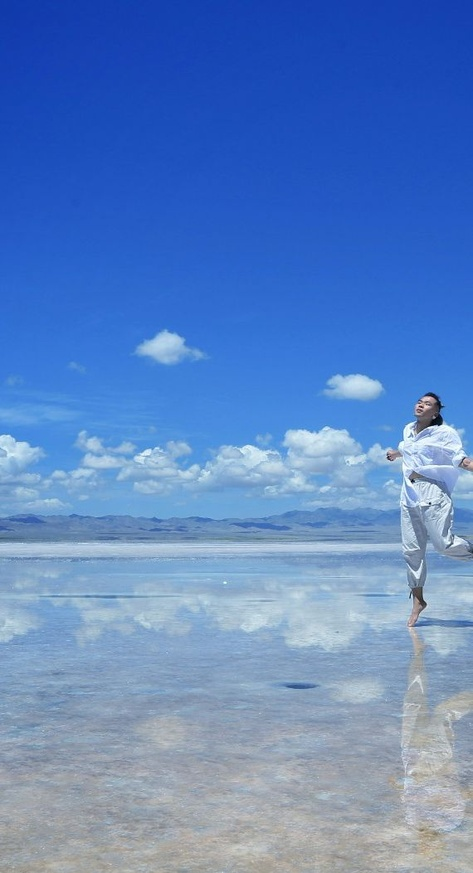
#> input picture pictures/foto3.jpg, 473 x 873 px, shrunk from 570 x 1053 before the run
$ jupyter execute main2.ipynb
#> lines starting #> are read from the running program, lines starting #| are printed output that depends on the picture
[cell 1]
import cv2
import numpy as np

[cell 2]
def calcular_homografia(img1, img2):
    # Convertir las imágenes a escala de grises
    gray1 = cv2.cvtColor(img1, cv2.COLOR_BGR2GRAY)
    gray2 = cv2.cvtColor(img2, cv2.COLOR_BGR2GRAY)

    # Inicializar el detector ORB
    orb = cv2.ORB_create()

    # Encontrar los puntos clave y descriptores para ambas imágenes
    kp1, des1 = orb.detectAndCompute(gray1, None)
    kp2, des2 = orb.detectAndCompute(gray2, None)

    # Establecer el algoritmo de coincidencia de puntos
    matcher = cv2.DescriptorMatcher_create(cv2.DescriptorMatcher_BRUTEFORCE_HAMMING)

    # Realizar la correspondencia de características
    matches = matcher.match(des1, des2)

    # Ordenar los emparejamientos según su distancia
    matches = sorted(matches, key=lambda x: x.distance)

    # Seleccionar los mejores emparejamientos
    good_matches = matches[:50]

    # Extraer los puntos correspondientes de los buenos emparejamientos
    src_pts = np.float32([kp1[m.queryIdx].pt for m in good_matches]).reshape(-1, 1, 2)
    dst_pts = np.float32([kp2[m.trainIdx].pt for m in good_matches]).reshape(-1, 1, 2)

    # Estimar la homografía usando RANSAC
    H, _ = cv2.findHomography(src_pts, dst_pts, cv2.RANSAC, 5.0)

    return H

# Cargar las imágenes
img1 = cv2.imread('pictures/foto3.jpg')
#> img1 is the input picture: shape (873, 473, 3); mean B, G, R 194.8, 132.3, 93.3
img2 = cv2.imread('pictures/foto2.jpg')
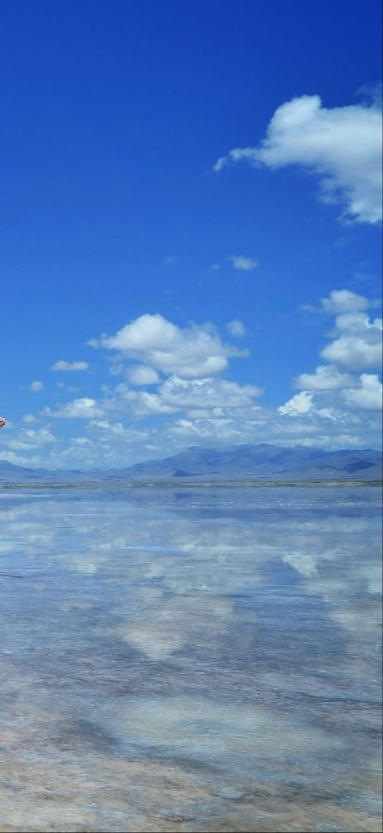
#> input picture pictures/foto2.jpg, 383 x 833 px, shrunk from 462 x 1005 before the run
#> img2 is the input picture: shape (833, 383, 3); mean B, G, R 184.2, 127.8, 89.1
img3 = cv2.imread('pictures/foto1.jpg')
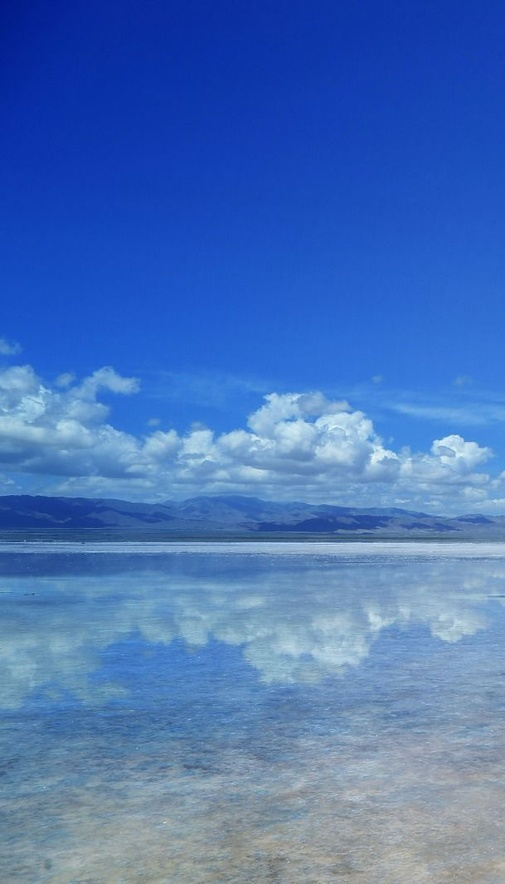
#> input picture pictures/foto1.jpg, 505 x 884 px, shrunk from 609 x 1066 before the run
#> img3 is the input picture: shape (884, 505, 3); mean B, G, R 184.8, 115.3, 73.3

# Calcular las homografías entre pares de imágenes
H12 = calcular_homografia(img1, img2)
#> in calcular_homografia, `kp1, des1 = orb.detectAndCompute(gray1, None)`: kp1 = 496 keypoints; strongest (x, y, size): (413, 481, 31), (440, 424, 31), (429, 503, 31), (427, 504, 31)
#> in calcular_homografia, `kp2, des2 = orb.detectAndCompute(gray2, None)`: kp2 = 462 keypoints; strongest (x, y, size): (317, 97, 64.3), (316, 97, 53.6), (318, 100, 53.6), (315, 96, 44.6)
#> in calcular_homografia, `matches = matcher.match(des1, des2)`: matches = 496 matches
#> in calcular_homografia, `good_matches = matches[:50]`: good_matches = 50 matches
#> in calcular_homografia, `src_pts = np.float32([kp1[m.queryIdx].pt for m in good_matches]).resha..`: src_pts = 50 rows, first 8: [327.6, 385.7], [344.2, 375.3], [141.8, 348.4], [292.4, 435.5], [330.9, 380.7], [140.3, 349.4], [143.1, 348.4], [138.9, 350.4]
#> in calcular_homografia, `dst_pts = np.float32([kp2[m.trainIdx].pt for m in good_matches]).resha..`: dst_pts = 50 rows, first 8: [90, 342], [332.6, 292.3], [90, 342], [111.1, 340.4], [90, 342], [277.7, 107.5], [90, 342], [90, 342]
#> in calcular_homografia, `H, _ = cv2.findHomography(src_pts, dst_pts, cv2.RANSAC, 5.0)`: H = [[0.185, -0.544, 156.2], [0.364, -1.09, 315.1], [0.00116, -0.00345, 1]]
#> H12 has the same summary as H in calcular_homografia
H23 = calcular_homografia(img2, img3)
#> in calcular_homografia (call 2), `gray2 = cv2.cvtColor(img2, cv2.COLOR_BGR2GRAY)`:
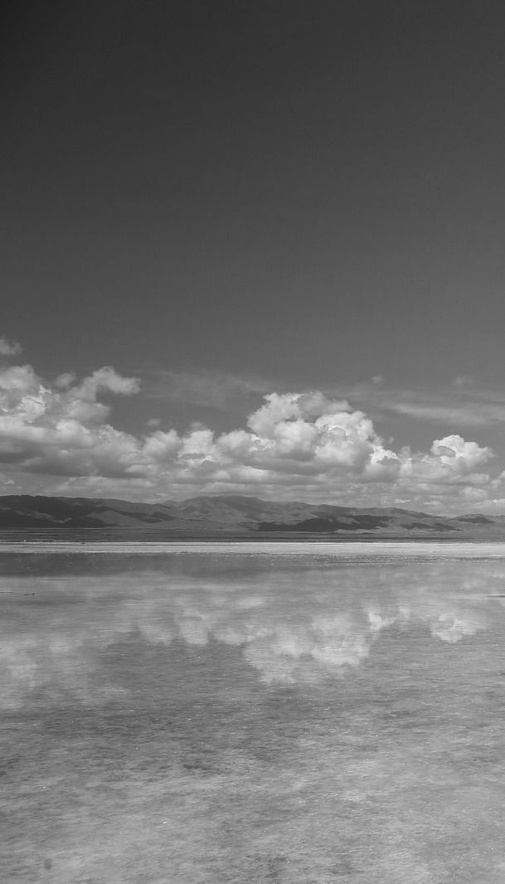
#> gray2: shape (884, 505); min 30, max 245, mean 110.7
#> in calcular_homografia (call 2), `kp1, des1 = orb.detectAndCompute(gray1, None)`: kp1 has the same summary as kp2
#> in calcular_homografia (call 2), `kp2, des2 = orb.detectAndCompute(gray2, None)`: kp2 = 500 keypoints; strongest (x, y, size): (376, 448, 92.6), (465, 441, 31), (436, 440, 37.2), (434, 441, 31)
#> in calcular_homografia (call 2), `matches = matcher.match(des1, des2)`: matches = 462 matches
#> in calcular_homografia (call 2), `src_pts = np.float32([kp1[m.queryIdx].pt for m in good_matches]).resha..`: src_pts = 50 rows, first 8: [103.7, 334.1], [319.2, 366], [103.7, 333.5], [266.1, 134.8], [284.4, 559.2], [303.8, 391.7], [103.7, 333.8], [284, 559]
#> in calcular_homografia (call 2), `dst_pts = np.float32([kp2[m.trainIdx].pt for m in good_matches]).resha..`: dst_pts = 50 rows, first 8: [274, 393], [315, 451], [274, 393], [293, 417], [385.2, 444.9], [296.6, 396], [273.6, 393.6], [385.2, 450.9]
#> in calcular_homografia (call 2), `H, _ = cv2.findHomography(src_pts, dst_pts, cv2.RANSAC, 5.0)`: H = [[-0.484, -0.368, 306.5], [-0.602, -0.441, 401.7], [-0.00159, -0.00104, 1]]
#> H23 has the same summary as H in calcular_homografia

# Verificar si las homografías se calcularon correctamente
if H12 is not None and H23 is not None:
    # Aplicar la homografía para hacer warping de las imágenes
    height, width = img1.shape[:2]
#> height = 873; width = 473
    warped_img2 = cv2.warpPerspective(img2, H12, (width, height))
    warped_img3 = cv2.warpPerspective(img3, np.dot(H23, H12), (width, height))

    # Fusionar las imágenes usando blending
    result = cv2.addWeighted(img1, 0.5, warped_img2, 0.5, 0)
    result = cv2.addWeighted(result, 0.5, warped_img3, 0.5, 0)

    # Mostrar la imagen resultante
    cv2.imshow('Panoramic Image', result)
    cv2.waitKey(0)
    cv2.destroyAllWindows()
else:
    print("No se pudieron calcular las homografías correctamente.")

[cell 3]
import cv2
import numpy as np

def calcular_homografia(img1, img2):
    # Convertir las imágenes a escala de grises
    gray1 = cv2.cvtColor(img1, cv2.COLOR_BGR2GRAY)
    gray2 = cv2.cvtColor(img2, cv2.COLOR_BGR2GRAY)

    # Inicializar el detector ORB
    orb = cv2.ORB_create()

    # Encontrar los puntos clave y descriptores para ambas imágenes
    kp1, des1 = orb.detectAndCompute(gray1, None)
    kp2, des2 = orb.detectAndCompute(gray2, None)
#> kp2 = 462 keypoints; strongest (x, y, size): (317, 97, 64.3), (316, 97, 53.6), (318, 100, 53.6), (315, 96, 44.6)

    # Establecer el algoritmo de coincidencia de puntos
    matcher = cv2.DescriptorMatcher_create(cv2.DescriptorMatcher_BRUTEFORCE_HAMMING)

    # Realizar la correspondencia de características
    matches = matcher.match(des1, des2)
#> matches = 496 matches

    # Ordenar los emparejamientos según su distancia
    matches = sorted(matches, key=lambda x: x.distance)

    # Seleccionar los mejores emparejamientos
    good_matches = matches[:100]
#> good_matches = 100 matches

    # Extraer los puntos correspondientes de los buenos emparejamientos
    src_pts = np.float32([kp1[m.queryIdx].pt for m in good_matches]).reshape(-1, 1, 2)
#> src_pts = 100 rows, first 8: [327.6, 385.7], [344.2, 375.3], [141.8, 348.4], [292.4, 435.5], [330.9, 380.7], [140.3, 349.4], [143.1, 348.4], [138.9, 350.4]
    dst_pts = np.float32([kp2[m.trainIdx].pt for m in good_matches]).reshape(-1, 1, 2)
#> dst_pts = 100 rows, first 8: [90, 342], [332.6, 292.3], [90, 342], [111.1, 340.4], [90, 342], [277.7, 107.5], [90, 342], [90, 342]

    # Estimar la homografía usando RANSAC
    H, _ = cv2.findHomography(src_pts, dst_pts, cv2.RANSAC, 5.0)
#> H = [[0.0456, -0.755, 270.7], [0.0532, -0.407, 133.5], [0.000294, -0.00292, 1]]

    return H

# Cargar las imágenes
img1 = cv2.imread('pictures/foto3.jpg')
img2 = cv2.imread('pictures/foto2.jpg')
img3 = cv2.imread('pictures/foto1.jpg')

# Calcular las homografías entre pares de imágenes
H12 = calcular_homografia(img1, img2)
#> H12 has the same summary as H in calcular_homografia
H23 = calcular_homografia(img2, img3)
#> in calcular_homografia (call 2), `kp1, des1 = orb.detectAndCompute(gray1, None)`: kp1 has the same summary as kp2
#> in calcular_homografia (call 2), `kp2, des2 = orb.detectAndCompute(gray2, None)`: kp2 = 500 keypoints; strongest (x, y, size): (376, 448, 92.6), (465, 441, 31), (436, 440, 37.2), (434, 441, 31)
#> in calcular_homografia (call 2), `matches = matcher.match(des1, des2)`: matches = 462 matches
#> in calcular_homografia (call 2), `src_pts = np.float32([kp1[m.queryIdx].pt for m in good_matches]).resha..`: src_pts = 100 rows, first 8: [103.7, 334.1], [319.2, 366], [103.7, 333.5], [266.1, 134.8], [284.4, 559.2], [303.8, 391.7], [103.7, 333.8], [284, 559]
#> in calcular_homografia (call 2), `dst_pts = np.float32([kp2[m.trainIdx].pt for m in good_matches]).resha..`: dst_pts = 100 rows, first 8: [274, 393], [315, 451], [274, 393], [293, 417], [385.2, 444.9], [296.6, 396], [273.6, 393.6], [385.2, 450.9]
#> in calcular_homografia (call 2), `H, _ = cv2.findHomography(src_pts, dst_pts, cv2.RANSAC, 5.0)`: H = [[-0.958, 0.0513, 272.2], [-1.38, 0.0746, 393.2], [-0.00352, 0.00019, 1]]
#> H23 has the same summary as H in calcular_homografia

# Verificar si las homografías se calcularon correctamente
if H12 is not None and H23 is not None:
    # Aplicar la homografía para hacer warping de las imágenes
    height, width = img1.shape[:2]
    warped_img2 = cv2.warpPerspective(img2, H12, (width, height))
    warped_img3 = cv2.warpPerspective(img3, np.dot(H23, H12), (width, height))

    # Fusionar las imágenes usando blending
    result = cv2.addWeighted(img1, 0.5, warped_img2, 0.5, 0)
    result = cv2.addWeighted(result, 0.5, warped_img3, 0.5, 0)

    # Mostrar la imagen resultante
    cv2.imshow('Panoramic Image', result)
    cv2.waitKey(0)
    cv2.destroyAllWindows()
else:
    print("No se pudieron calcular las homografías correctamente.")

[cell 4]
import cv2
import numpy as np

def calcular_homografias(img1, img2, img3):
    # Convertir las imágenes a escala de grises
    gray1 = cv2.cvtColor(img1, cv2.COLOR_BGR2GRAY)
    gray2 = cv2.cvtColor(img2, cv2.COLOR_BGR2GRAY)
    gray3 = cv2.cvtColor(img3, cv2.COLOR_BGR2GRAY)

    # Inicializar el detector ORB
    orb = cv2.ORB_create()

    # Encontrar los puntos clave y descriptores para ambas imágenes
    kp1, des1 = orb.detectAndCompute(gray1, None)
    kp2, des2 = orb.detectAndCompute(gray2, None)
    kp3, des3 = orb.detectAndCompute(gray3, None)

    # Establecer el algoritmo de coincidencia de puntos
    matcher = cv2.DescriptorMatcher_create(cv2.DescriptorMatcher_BRUTEFORCE_HAMMING)

    # Calcular las homografías entre pares de imágenes
    H12 = calcular_homografia(kp1, des1, kp2, des2, matcher)
    H23 = calcular_homografia(kp2, des2, kp3, des3, matcher)

    return H12, H23

def calcular_homografia(kp1, des1, kp2, des2, matcher):
    # Realizar la correspondencia de características
    matches = matcher.match(des1, des2)

    # Ordenar los emparejamientos según su distancia
    matches = sorted(matches, key=lambda x: x.distance)

    # Seleccionar los mejores emparejamientos
    good_matches = matches[:100]

    # Extraer los puntos correspondientes de los buenos emparejamientos
    src_pts = np.float32([kp1[m.queryIdx].pt for m in good_matches]).reshape(-1, 1, 2)
    dst_pts = np.float32([kp2[m.trainIdx].pt for m in good_matches]).reshape(-1, 1, 2)

    # Estimar la homografía usando RANSAC
    H, _ = cv2.findHomography(src_pts, dst_pts, cv2.RANSAC, 5.0)

    return H

# Cargar las imágenes
img1 = cv2.imread('pictures/1.png')
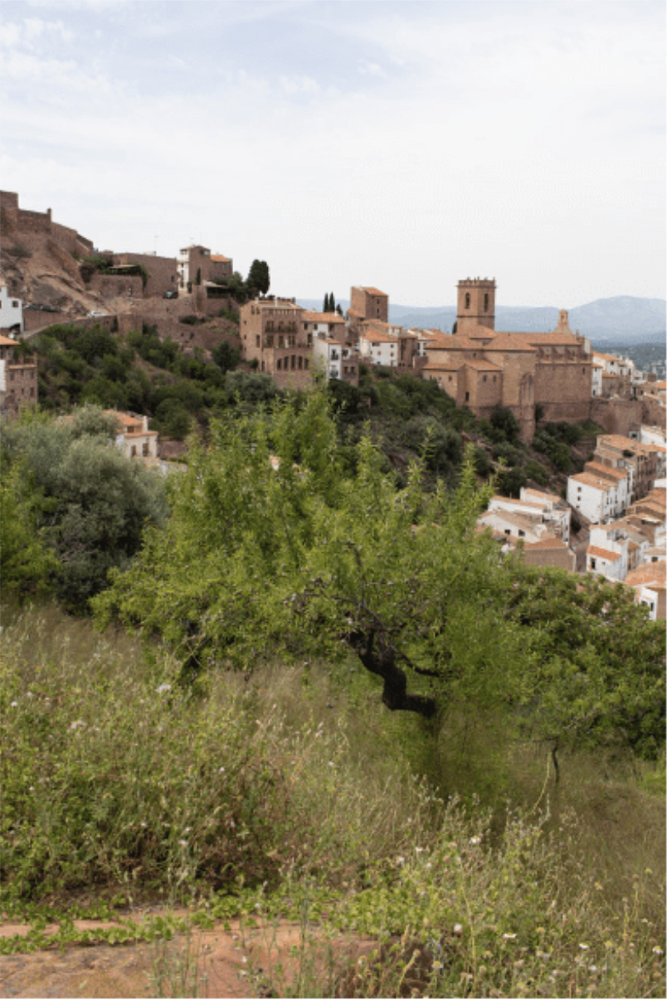
#> input picture pictures/1.png, 667 x 1000 px, shrunk from 804 x 1206 before the run
#> img1 is the input picture: shape (1000, 667, 3); mean B, G, R 114.2, 138.9, 144.5
img2 = cv2.imread('pictures/2.png')
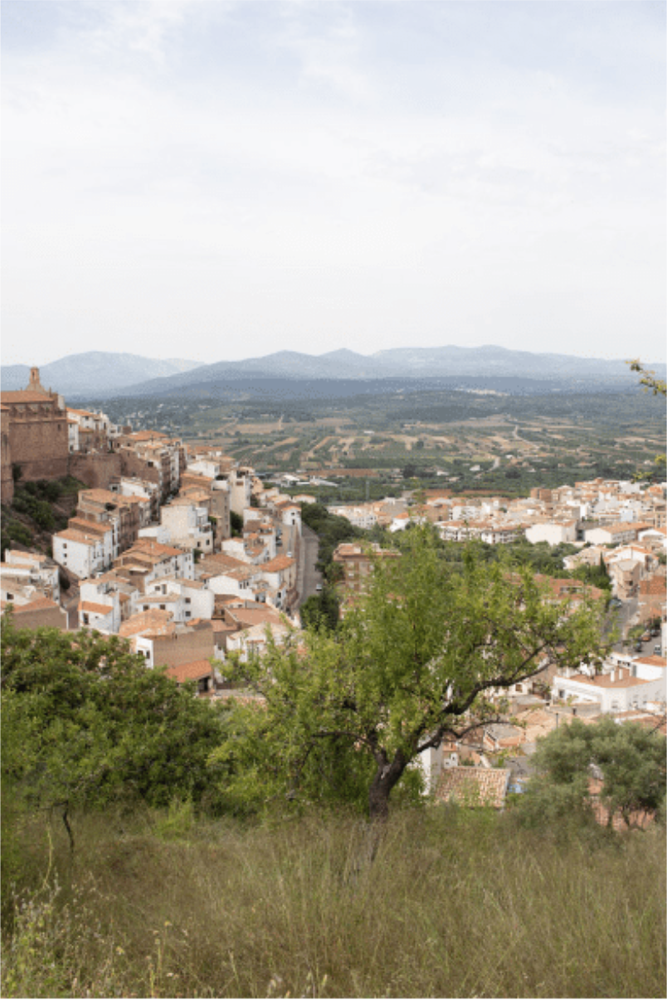
#> input picture pictures/2.png, 667 x 1000 px, shrunk from 804 x 1206 before the run
#> img2 is the input picture: shape (1000, 667, 3); mean B, G, R 147.4, 163.7, 168.1
img3 = cv2.imread('pictures/3.png')
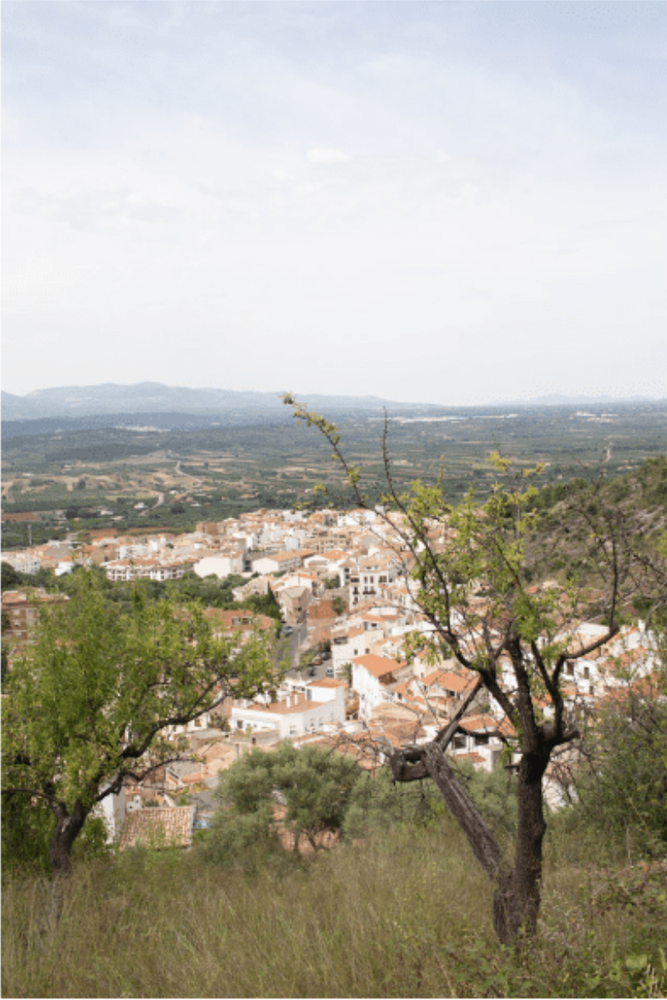
#> input picture pictures/3.png, 667 x 1000 px, shrunk from 804 x 1206 before the run
#> img3 is the input picture: shape (1000, 667, 3); mean B, G, R 155, 168.1, 172

# Calcular las homografías entre pares de imágenes
H12, H23 = calcular_homografias(img1, img2, img3)
#> in calcular_homografias, `gray3 = cv2.cvtColor(img3, cv2.COLOR_BGR2GRAY)`:
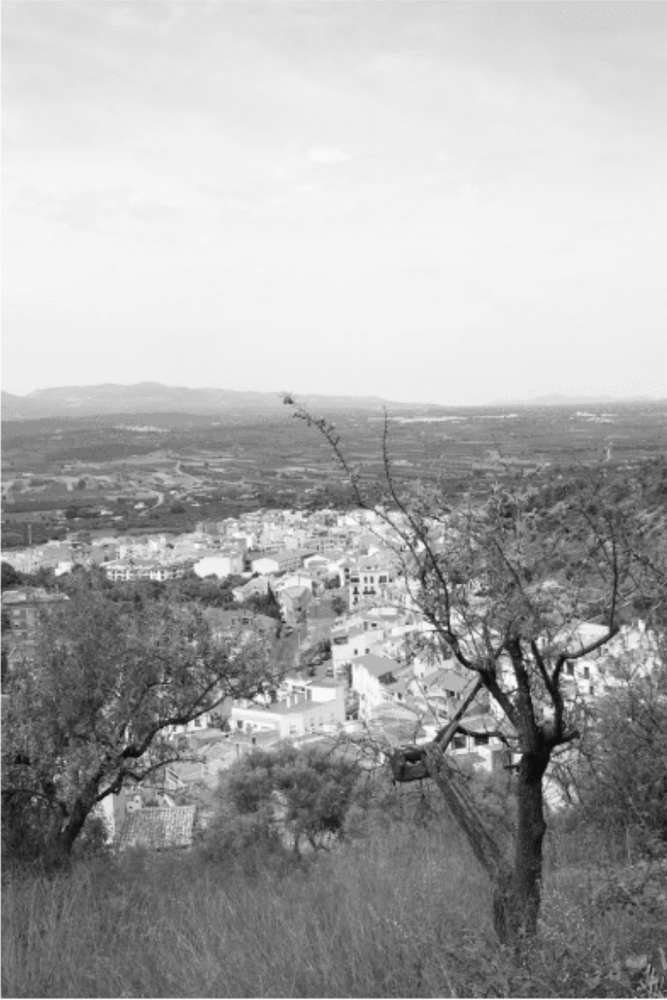
#> gray3: shape (1000, 667); min 11, max 254, mean 167.7
#> in calcular_homografias, `kp1, des1 = orb.detectAndCompute(gray1, None)`: kp1 = 500 keypoints; strongest (x, y, size): (258, 265, 111.1), (257, 263, 92.6), (256, 261, 77.1), (264, 290, 53.6)
#> in calcular_homografias, `kp2, des2 = orb.detectAndCompute(gray2, None)`: kp2 = 500 keypoints; strongest (x, y, size): (582, 663, 31), (582, 665, 44.6), (513, 687, 44.6), (514, 686, 37.2)
#> in calcular_homografias, `kp3, des3 = orb.detectAndCompute(gray3, None)`: kp3 = 500 keypoints; strongest (x, y, size): (480, 739, 77.1), (518, 757, 64.3), (446, 628, 31), (520, 755, 31)
#> in calcular_homografia, `matches = matcher.match(des1, des2)`: matches = 500 matches
#> in calcular_homografia, `good_matches = matches[:100]`: good_matches = 100 matches
#> in calcular_homografia, `src_pts = np.float32([kp1[m.queryIdx].pt for m in good_matches]).resha..`: src_pts = 100 rows, first 8: [578.9, 488.2], [579, 490], [578, 498], [593, 561.9], [612, 363], [578.4, 488.4], [592.7, 561.6], [578.4, 498]
#> in calcular_homografia, `dst_pts = np.float32([kp2[m.trainIdx].pt for m in good_matches]).resha..`: dst_pts = 100 rows, first 8: [64.8, 545.8], [65, 547], [65, 555], [85.02, 615.9], [87, 418], [64.8, 546], [84.67, 616.9], [64.8, 554.4]
#> in calcular_homografia, `H, _ = cv2.findHomography(src_pts, dst_pts, cv2.RANSAC, 5.0)`: H = [[-0.561, 0.292, 230.3], [-0.498, 0.508, 461.4], [6.68e-05, -0.000546, 1]]
#> in calcular_homografias, `H12 = calcular_homografia(kp1, des1, kp2, des2, matcher)`: H12 has the same summary as H in calcular_homografia
#> in calcular_homografia (call 2), `src_pts = np.float32([kp1[m.queryIdx].pt for m in good_matches]).resha..`: src_pts = 100 rows, first 8: [490.8, 687.7], [501.1, 689.5], [565.1, 559.9], [519.6, 690], [425.5, 751.5], [582, 539], [527.5, 532.5], [530, 540]
#> in calcular_homografia (call 2), `dst_pts = np.float32([kp2[m.trainIdx].pt for m in good_matches]).resha..`: dst_pts = 100 rows, first 8: [169.3, 725.8], [179.7, 727.5], [233.3, 591], [198, 724.8], [107, 796.3], [250, 570], [196.6, 567.3], [199.1, 572.3]
#> in calcular_homografia (call 2), `H, _ = cv2.findHomography(src_pts, dst_pts, cv2.RANSAC, 5.0)`: H = [[1.13, 0.0729, -421.4], [0.0322, 1.11, 18.27], [0.000192, 2.5e-06, 1]]
#> in calcular_homografias, `H23 = calcular_homografia(kp2, des2, kp3, des3, matcher)`: H23 has the same summary as H in calcular_homografia
#> H12 = [[-0.561, 0.292, 230.3], [-0.498, 0.508, 461.4], [6.68e-05, -0.000546, 1]]; H23 has the same summary as H in calcular_homografia

# Verificar si las homografías se calcularon correctamente
if H12 is not None and H23 is not None:
    # Aplicar la homografía para hacer warping de las imágenes
    height, width = img1.shape[:2]
#> height = 1000; width = 667
    warped_img2 = cv2.warpPerspective(img2, H12, (width, height))
#> warped_img2: shape (1000, 667, 3)
    warped_img3 = cv2.warpPerspective(img3, np.dot(H23, H12), (width, height))
#> warped_img3: shape (1000, 667, 3)

    # Fusionar las imágenes usando blending
    result = cv2.addWeighted(img1, 0.5, warped_img2, 0.5, 0)
#> result: shape (1000, 667, 3)
    result = cv2.addWeighted(result, 0.5, warped_img3, 0.5, 0)
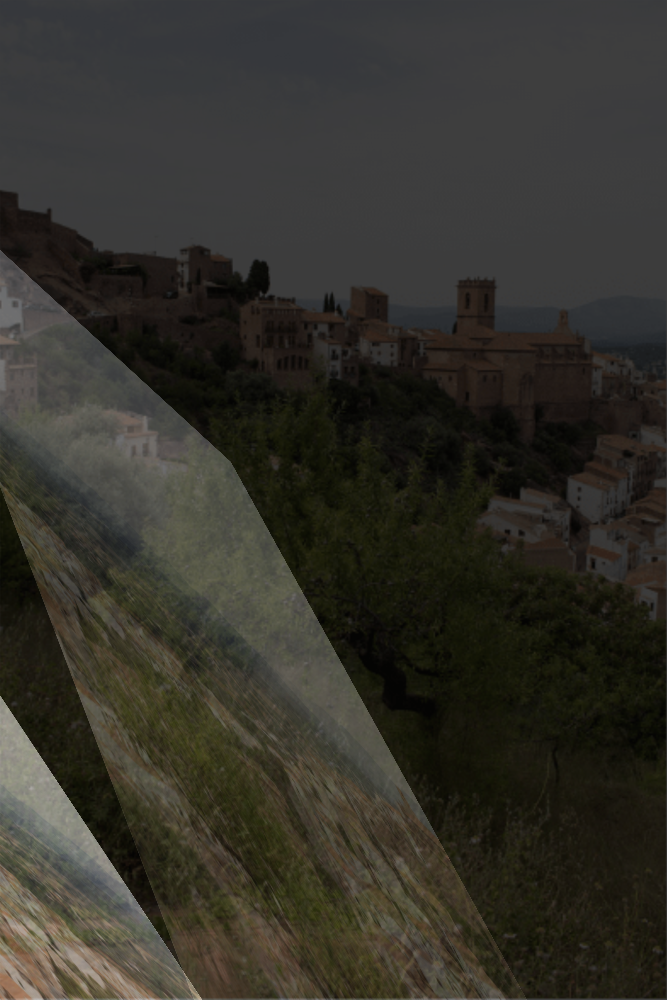
#> result: shape (1000, 667, 3); mean B, G, R 42.4, 49.7, 51.6

    # Mostrar la imagen resultante
    cv2.imshow('Panoramic Image', result)
    cv2.waitKey(0)
    cv2.destroyAllWindows()
else:
    print("No se pudieron calcular las homografías correctamente.")
